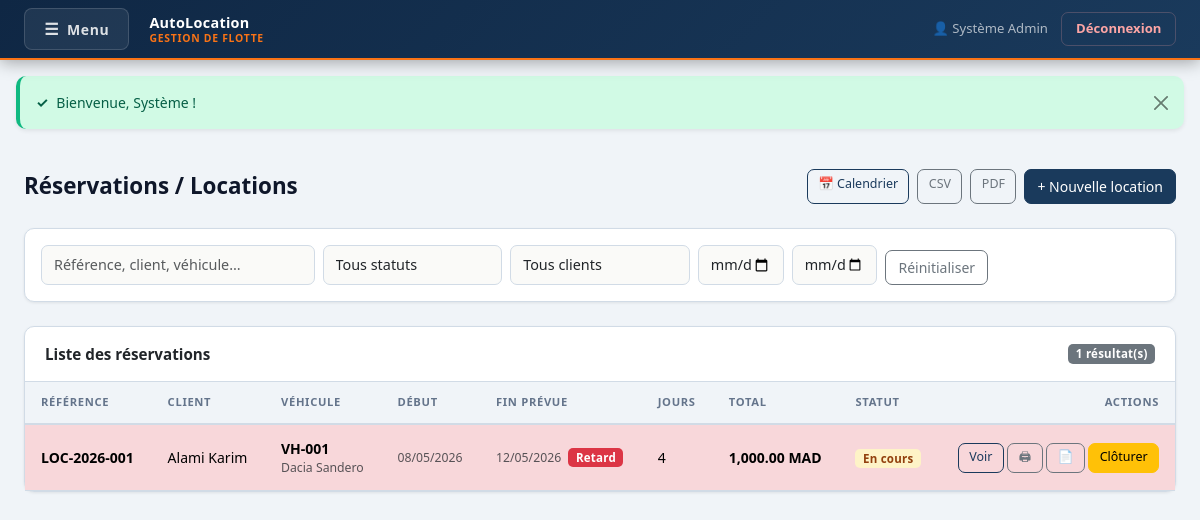
The app's page /reservations/index.php (signed in) with its own data.
### tables this page shows
CREATE TABLE IF NOT EXISTS `reservations` (
  `id`                   INT(11)       NOT NULL AUTO_INCREMENT,
  `reference`            VARCHAR(30)   DEFAULT NULL,
  `client_id`            INT(11)       NOT NULL,
  `vehicle_id`           INT(11)       NOT NULL,
  `statut`               ENUM('en attente','confirmée','en cours','terminée','annulée') DEFAULT 'en attente',
  `date_debut`           DATETIME      NOT NULL,
  `date_fin_prevue`      DATETIME      NOT NULL,
  `date_retour_effectif` DATETIME      DEFAULT NULL,
  `lieu_depart`          VARCHAR(150)  DEFAULT NULL,
  `lieu_retour`          VARCHAR(150)  DEFAULT NULL,
  `km_depart`            INT(11)       DEFAULT NULL,
  `km_retour`            INT(11)       DEFAULT NULL,
  `prix_jour`            DECIMAL(10,2) DEFAULT NULL,
  `nb_jours`             INT(11)       DEFAULT NULL,
  `caution`              DECIMAL(10,2) DEFAULT 0.00,
  `montant_total`        DECIMAL(10,2) DEFAULT NULL,
  `frais_extra`          DECIMAL(10,2) DEFAULT 0.00,
  `commentaire`          TEXT          DEFAULT NULL,
  `created_by`           INT(11)       DEFAULT NULL,
  `created_at`           TIMESTAMP     NOT NULL DEFAULT CURRENT_TIMESTAMP,
  PRIMARY KEY (`id`),
  UNIQUE KEY `reference` (`reference`),
  KEY `client_id` (`client_id`),
  KEY `vehicle_id` (`vehicle_id`),
  KEY `created_by` (`created_by`),
  CONSTRAINT `res_client_fk`  FOREIGN KEY (`client_id`)  REFERENCES `clients`(`id`),
  CONSTRAINT `res_vehicle_fk` FOREIGN KEY (`vehicle_id`) REFERENCES `vehicles`(`id`),
  CONSTRAINT `res_user_fk`    FOREIGN KEY (`created_by`) REFERENCES `users`(`id`) ON DELETE SET NULL
);

CREATE TABLE IF NOT EXISTS `clients` (
  `id`                INT(11)      NOT NULL AUTO_INCREMENT,
  `nom`               VARCHAR(100) NOT NULL,
  `prenom`            VARCHAR(100) NOT NULL,
  `email`             VARCHAR(150) DEFAULT NULL,
  `telephone`         VARCHAR(20)  DEFAULT NULL,
  `adresse`           TEXT         DEFAULT NULL,
  `cin`               VARCHAR(30)  DEFAULT NULL,
  `permis_numero`     VARCHAR(50)  DEFAULT NULL,
  `permis_categorie`  VARCHAR(20)  DEFAULT 'B',
  `permis_expiration` DATE         DEFAULT NULL,
  `type_client`       ENUM('particulier','entreprise') DEFAULT 'particulier',
  `entreprise`        VARCHAR(150) DEFAULT NULL,
  `statut`            ENUM('actif','suspendu','liste_noire') DEFAULT 'actif',
  `notes`             TEXT         DEFAULT NULL,
  `created_at`        TIMESTAMP    NOT NULL DEFAULT CURRENT_TIMESTAMP,
  PRIMARY KEY (`id`),
  UNIQUE KEY `cin` (`cin`)
);

CREATE TABLE IF NOT EXISTS `vehicles` (
  `id`                    INT(11)        NOT NULL AUTO_INCREMENT,
  `numero`                VARCHAR(50)    NOT NULL,
  `immatriculation`       VARCHAR(20)    DEFAULT NULL,
  `marque`                VARCHAR(100)   DEFAULT NULL,
  `modele`                VARCHAR(100)   DEFAULT NULL,
  `annee`                 INT(11)        DEFAULT NULL,
  `couleur`               VARCHAR(50)    DEFAULT NULL,
  `nb_places`             INT(11)        DEFAULT 5,
  `categorie`             ENUM('économique','berline','SUV','premium','utilitaire') DEFAULT 'berline',
  `kilometrage`           INT(11)        DEFAULT 0,
  `statut`                ENUM('disponible','loué','maintenance','indisponible') DEFAULT 'disponible',
  `prix_jour`             DECIMAL(10,2)  DEFAULT 0.00,
  `caution`               DECIMAL(10,2)  DEFAULT 0.00,
  `type_vidange`          VARCHAR(100)   DEFAULT NULL,
  `intervalle_vidange`    INT(11)        DEFAULT 10000,
  `derniere_vidange_km`   INT(11)        DEFAULT NULL,
  `date_derniere_vidange` DATE           DEFAULT NULL,
  `created_at`            TIMESTAMP      NOT NULL DEFAULT CURRENT_TIMESTAMP,
  PRIMARY KEY (`id`),
  UNIQUE KEY `numero` (`numero`)
);

### models/ReservationModel.php (called while the page is built, shortened)
<?php
class ReservationModel {
    private $conn;
    public function __construct($db) {
        $this->conn = $db;
    }
    public function getAll($filters = []) {
        $sql = "
            SELECT r.*,
                   c.nom AS client_nom, c.prenom AS client_prenom,
                   v.numero AS vehicle_numero, v.marque, v.modele
            FROM reservations r
            JOIN clients  c ON r.client_id  = c.id
            JOIN vehicles v ON r.vehicle_id = v.id
            WHERE 1=1
        ";
        $params = [];
        $sql .= " ORDER BY r.created_at DESC";
        $stmt = $this->conn->prepare($sql);
        $stmt->execute($params);
        return $stmt->fetchAll();
    }
}

### reservations/index.php (the view, shortened to what this page needs)
<?php
require_once "../models/ReservationModel.php";
$db    = new Database();
$conn  = $db->getConnection();
$model = new ReservationModel($conn);
$filters = [
    'q'          => trim($_GET['q'] ?? ''),
    'statut'     => $_GET['statut'] ?? '',
    'client_id'  => (int)($_GET['client_id'] ?? 0),
    'vehicle_id' => (int)($_GET['vehicle_id'] ?? 0),
    'from'       => $_GET['from'] ?? '',
    'to'         => $_GET['to']   ?? '',
];
$reservations = $model->getAll(array_filter($filters));
$rBadge  = [
    'en attente' => 'bg-secondary',
    'confirmée'  => 'bg-primary',
    'en cours'   => 'badge-encours',
    'terminée'   => 'badge-terminee',
    'annulée'    => 'badge-annulee',
];
?>
<!DOCTYPE html>
<html lang="fr">
<head>
  <link href="https://cdn.jsdelivr.net/npm/bootstrap@5.3.3/dist/css/bootstrap.min.css" rel="stylesheet">
  <link href="/location/style.css" rel="stylesheet">
</head>
<body>
<?php include "../includes/navbar.php"; ?>
<?php include "../includes/flash.php"; ?>
<div class="container-fluid px-4 py-4">
  <div class="page-header">
    <h1 class="page-title">Réservations / Locations</h1>
    <div class="d-flex gap-2 flex-wrap">
      <a href="calendar.php" class="btn btn-outline-primary btn-sm">📅 Calendrier</a>
      <a href="/location/export/reservations-csv.php" class="btn btn-outline-secondary btn-sm">CSV</a>
      <a href="/location/export/reservations-pdf.php" class="btn btn-outline-secondary btn-sm" target="_blank">PDF</a>
      <a href="add.php" class="btn btn-success">+ Nouvelle location</a>
    </div>
  </div>
  <div class="card mb-4">
    <div class="card-body">
      <div class="row g-2 align-items-end">
        <div class="col-md-3">
          <input type="text" id="searchQ" class="form-control" placeholder="Référence, client, véhicule…"
                 value="<?= htmlspecialchars($filters['q']) ?>">
        </div>
        <div class="col-md-2">
          <select id="filterStatut" class="form-select">
            <option value="">Tous statuts</option>
          </select>
        </div>
        <div class="col-md-2">
          <select id="filterClient" class="form-select">
            <option value="">Tous clients</option>
          </select>
        </div>
        <div class="col-md-1">
          <input type="date" id="filterFrom" class="form-control" value="<?= $filters['from'] ?>">
        </div>
        <div class="col-md-1">
          <input type="date" id="filterTo" class="form-control" value="<?= $filters['to'] ?>">
        </div>
        <div class="col-auto">
          <button class="btn btn-outline-secondary" onclick="resetSearch()">Réinitialiser</button>
        </div>
      </div>
    </div>
  </div>
  <div class="card">
    <div class="card-header d-flex justify-content-between align-items-center">
      <span>Liste des réservations</span>
      <span class="badge bg-secondary" id="countBadge"><?= count($reservations) ?> résultat(s)</span>
    </div>
    <div class="card-body p-0">
      <div class="table-responsive">
        <table class="table table-hover mb-0">
          <thead class="table-light">
            <tr>
              <th>Référence</th>
              <th>Client</th>
              <th>Véhicule</th>
              <th>Début</th>
              <th>Fin prévue</th>
              <th>Jours</th>
              <th>Total</th>
              <th>Statut</th>
              <th class="text-end">Actions</th>
            </tr>
          </thead>
          <tbody id="resTableBody">
          <?php foreach ($reservations as $i => $r):
            $retard = $r['statut'] === 'en cours' && $r['date_fin_prevue'] && new DateTime($r['date_fin_prevue']) < new DateTime();
          ?>
            <tr class="<?= $retard ? 'table-danger' : '' ?>" style="animation-delay:<?= $i * 35 ?>ms">
              <td class="fw-semibold"><?= htmlspecialchars($r['reference']) ?></td>
              <td><?= htmlspecialchars($r['client_nom'] . ' ' . $r['client_prenom']) ?></td>
              <td>
                <strong><?= htmlspecialchars($r['vehicle_numero']) ?></strong>
                <div class="text-muted small"><?= htmlspecialchars($r['marque'] . ' ' . $r['modele']) ?></div>
              </td>
              <td class="text-muted small"><?= date('d/m/Y', strtotime($r['date_debut'])) ?></td>
              <td class="text-muted small">
                <?= date('d/m/Y', strtotime($r['date_fin_prevue'])) ?>
                <?php if ($retard): ?><span class="badge bg-danger ms-1">Retard</span><?php endif; ?>
              </td>
              <td><?= $r['nb_jours'] ?: '—' ?></td>
              <td class="fw-semibold"><?= $r['montant_total'] ? number_format($r['montant_total'], 2) . ' MAD' : '—' ?></td>
              <td><span class="badge <?= $rBadge[$r['statut']] ?? 'bg-secondary' ?>"><?= ucfirst($r['statut']) ?></span></td>
              <td class="text-end">
                <a href="view.php?id=<?= $r['id'] ?>" class="btn btn-sm btn-outline-primary">Voir</a>
                <a href="pdf.php?id=<?= $r['id'] ?>" class="btn btn-sm btn-outline-secondary" target="_blank" title="Contrat">🖨</a>
                <a href="invoice.php?id=<?= $r['id'] ?>" class="btn btn-sm btn-outline-secondary" target="_blank" title="Facture">📄</a>
                <?php if (in_array($r['statut'], ['en attente','confirmée'])): ?>
                  <a href="start.php?id=<?= $r['id'] ?>" class="btn btn-sm btn-success" onclick="return confirm('Démarrer cette location ?')">Démarrer</a>
                <?php elseif ($r['statut'] === 'en cours'): ?>
                  <a href="finish.php?id=<?= $r['id'] ?>" class="btn btn-sm btn-warning">Clôturer</a>
                <?php endif; ?>
              </td>
            </tr>
          <?php endforeach; ?>
          </tbody>
        </table>
      </div>
    </div>
  </div>
</div>
</body>
</html>

### style.css (style rules this page uses)
:root { --primary: #1a3a5c; --primary-dark: #102640; --accent: #f97316; --accent-dark: #ea6c0a; --danger: #dc2626; --danger-dark: #b91c1c; --bg: #f0f4f8; --surface: #ffffff; --border: #d1dbe6; --text: #0f172a; --text-muted: #64748b; --nav-bg: #0f2744; --radius: 10px; --shadow-sm: 0 1px 3px rgba(0,0,0,.08); --shadow: 0 4px 12px rgba(0,0,0,.1); --shadow-lg: 0 8px 28px rgba(0,0,0,.13); --transition: .2s ease; }
*, *::before, *::after { box-sizing: border-box; }
body { background: var(--bg); font-family: 'Segoe UI', system-ui, -apple-system, sans-serif; color: var(--text); font-size: .925rem; min-height: 100vh; }
.page-header { display: flex; align-items: center; justify-content: space-between; margin-bottom: 1.5rem; }
.page-title { font-size: 1.4rem; font-weight: 700; margin: 0; color: var(--text); }
.card { border: 1px solid var(--border); border-radius: var(--radius); box-shadow: var(--shadow-sm); background: var(--surface); }
.card-header { background: transparent; border-bottom: 1px solid var(--border); padding: 1rem 1.25rem; font-weight: 600; font-size: .95rem; }
.table { margin: 0; font-size: .875rem; }
.table thead th { background: #f0f4f8; color: var(--text-muted); font-size: .7rem; font-weight: 700; text-transform: uppercase; letter-spacing: .06em; border-bottom: 2px solid var(--border); padding: .75rem 1rem; white-space: nowrap; }
.table td { padding: .8rem 1rem; vertical-align: middle; border-color: var(--border); }
.badge { padding: .35em .65em; font-size: .72rem; font-weight: 600; border-radius: 5px; letter-spacing: .02em; }
.badge-encours { background: #fef3c7; color: #92400e; }
.btn { font-weight: 500; border-radius: 7px; transition: all var(--transition); font-size: .875rem; }
.btn-success { background: var(--primary); border-color: var(--primary); color: #fff; }
.btn-outline-primary { border-color: var(--primary); color: var(--primary); }
.btn-sm { font-size: .78rem; padding: .3rem .65rem; }
.form-control, .form-select { border-radius: 7px; border-color: var(--border); font-size: .9rem; padding: .5rem .75rem; transition: border-color var(--transition), box-shadow var(--transition); background: #fafaf8; }
.card { animation: fadeInUp .35s ease both; }
.page-header { animation: fadeInUp .3s ease both; }
tbody tr { animation: rowFadeIn .22s ease both; animation-delay: calc(var(--i, 0) * 50ms); }
.btn-success { animation: btnPulse 2.5s infinite; }
.badge-encours, .badge-pulse { animation: badgeGlow 2s infinite; }
.form-control, .form-select { transition: border-color .2s ease, box-shadow .2s ease, background .2s ease; }

### reservations/index.php (style rules this page uses)
#resTableBody tr { animation: rowFadeIn .25s ease both; }

### records on screen
reservations: reference "LOC-2026-001", client.prenom "Alami Karim", vehicle.numero "VH-001", vehicle.modele "Dacia Sandero", date_debut "08/05/2026", date_fin_prevue "12/05/2026", shows "Retard", nb_jours "4", montant_total "1,000.00", statut "En cours"

### other values on screen
$_SESSION['user_nom'] "Système Admin"
$icon "✓"
$f['msg'] "Bienvenue, Système !"
count($reservations) "1"
